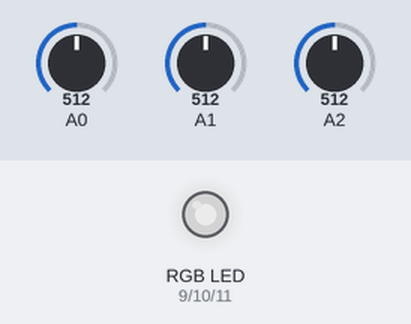
The sketch below on a simulated Arduino Uno, built with avr-gcc and run on an emulated ATmega328P. Parts: an RGB LED mixed from three pins (HIGH = lit). The inputs (shaded band) are chosen by the test bench; at power-on: A0 = 512, A1 = 512, A2 = 512. Dim RGB values are drawn brighter than linear.

Above: at 1.2 s.
1.3 s: A0 set to 716
At 1.9 s:
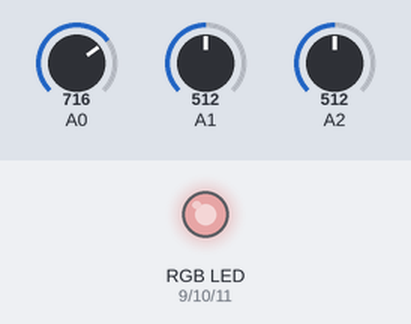
2.8 s: A1 set to 716
At 3.1 s:
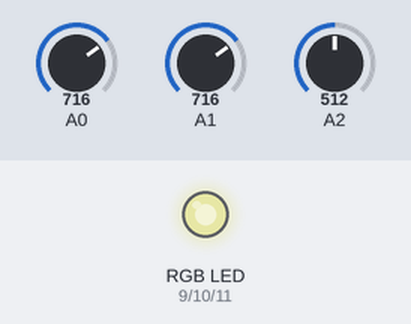
4.3 s: A2 set to 716
At 5.5 s:
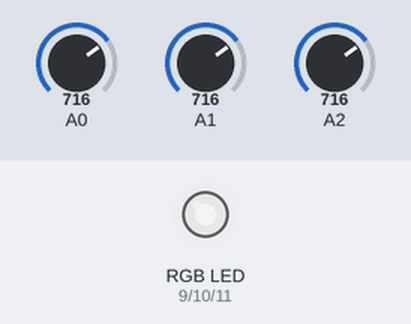
5.8 s: A0 set to 900
At 6.7 s:
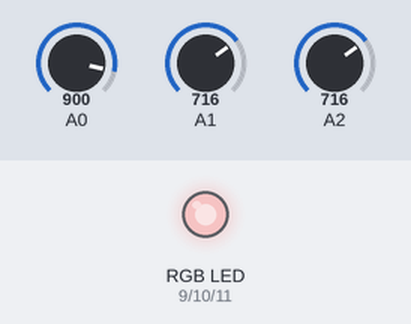
7.3 s: A1 set to 900
At 7.9 s:
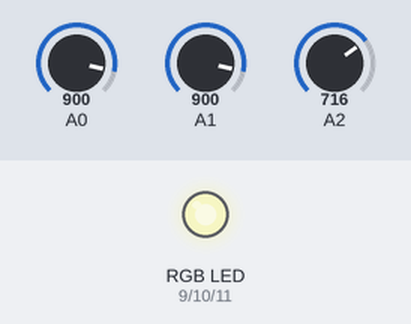
8.8 s: A2 set to 900
At 10.0 s:
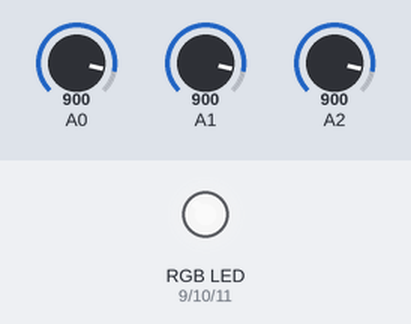
Timing chart, 0 to 11.3 s (numbered marks = the images above; inputs shaded):
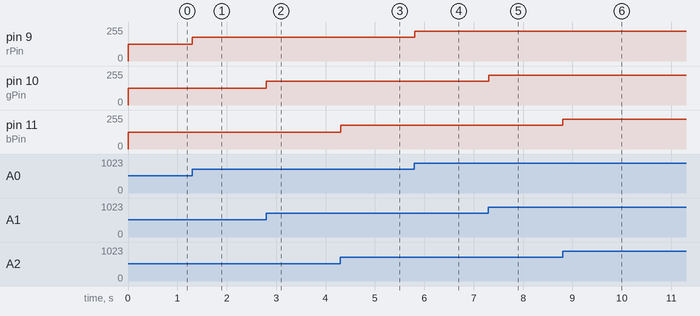

Measured:
- after the input at 1.3 s, pin 9 (rPin): 127/255 → 178/255 at once
- after the input at 2.8 s, pin 10 (gPin): 127/255 → 178/255 at once
- after the input at 4.3 s, pin 11 (bPin): 127/255 → 178/255 at once
- after the input at 5.8 s, pin 9 (rPin): 178/255 → 224/255 at once
- after the input at 7.3 s, pin 10 (gPin): 178/255 → 224/255 at once
- after the input at 8.8 s, pin 11 (bPin): 178/255 → 224/255 at once

The sketch:

Projeto_010_LED_RGB_Manual.ino
```cpp
// Projeto 010 - LED RGB Manual
// Arduino Uno | Arduino Neon Lab

int rPin=9, gPin=10, bPin=11;
 void setup(){}
 void loop(){
   analogWrite(rPin, map(analogRead(A0),0,1023,0,255));
   analogWrite(gPin, map(analogRead(A1),0,1023,0,255));
   analogWrite(bPin, map(analogRead(A2),0,1023,0,255));
   delay(10);
 }
```
